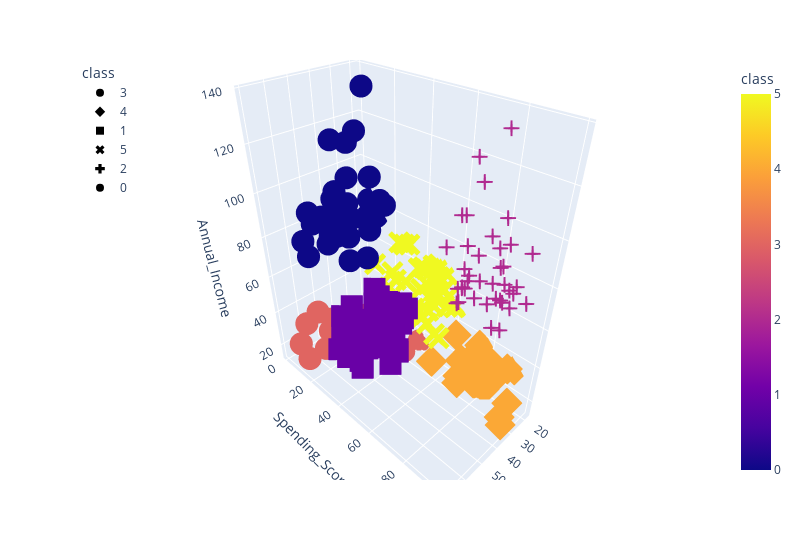

Notebook code cell kept with this figure:
### Code cell
# 3d plot for six clusters
fig = px.scatter_3d(
    six_clusters,
    x='Age',
    y='Spending_Score',
    z='Annual_Income',
    color='class',
    symbol='class',
    width=800)
fig.update_layout(legend=dict(x=0,y=1))
fig.show()

### Figure 1 — Plotly figure (JSON) as saved in the notebook; plotly's stock layout.template omitted (floating-point values rounded to 4 significant figures)
{"data": [{"hovertemplate": "class=%{marker.color}<br>Age=%{x}<br>Spending_Score=%{y}<br>Annual_Income=%{z}<extra></extra>", "legendgroup": "3", "marker": {"color": [3, 3, 3, 3, 3, 3, 3, 3, 3, 3, 3, 3, 3, 3, 3, 3, 3, 3, 3, 3, 3, 3], "coloraxis": "coloraxis", "symbol": "circle"}, "mode": "markers", "name": "3", "scene": "scene", "showlegend": true, "type": "scatter3d", "x": [19, 20, 31, 35, 64, 67, 58, 37, 35, 52, 35, 46, 54, 45, 40, 60, 53, 49, 42, 36, 48, 49], "y": [39, 6, 40, 6, 3, 14, 15, 13, 35, 29, 35, 5, 14, 32, 31, 4, 4, 14, 17, 26, 36, 28], "z": [15, 16, 17, 18, 19, 19, 20, 20, 21, 23, 24, 25, 28, 28, 29, 30, 33, 33, 34, 37, 39, 39]}, {"hovertemplate": "class=%{marker.color}<br>Age=%{x}<br>Spending_Score=%{y}<br>Annual_Income=%{z}<extra></extra>", "legendgroup": "4", "marker": {"color": [4, 4, 4, 4, 4, 4, 4, 4, 4, 4, 4, 4, 4, 4, 4, 4, 4, 4, 4, 4, 4, 4], "coloraxis": "coloraxis", "symbol": "diamond"}, "mode": "markers", "name": "4", "scene": "scene", "showlegend": true, "type": "scatter3d", "x": [21, 23, 22, 23, 30, 35, 24, 22, 20, 35, 25, 31, 29, 35, 23, 21, 18, 21, 30, 20, 24, 24], "y": [81, 77, 76, 94, 72, 99, 77, 79, 66, 98, 73, 73, 82, 61, 87, 73, 92, 81, 73, 75, 92, 65], "z": [15, 16, 17, 18, 19, 19, 20, 20, 21, 23, 24, 25, 28, 28, 29, 30, 33, 33, 34, 37, 38, 39]}, {"hovertemplate": "class=%{marker.color}<br>Age=%{x}<br>Spending_Score=%{y}<br>Annual_Income=%{z}<extra></extra>", "legendgroup": "1", "marker": {"color": [1, 1, 1, 1, 1, 1, 1, 1, 1, 1, 1, 1, 1, 1, 1, 1, 1, 1, 1, 1, 1, 1, 1, 1, 1, 1, 1, 1, 1, 1, 1, 1, 1, 1, 1, 1, 1, 1, 1, 1, 1, 1, 1, 1], "coloraxis": "coloraxis", "symbol": "square"}, "mode": "markers", "name": "1", "scene": "scene", "showlegend": true, "type": "scatter3d", "x": [65, 50, 49, 59, 50, 47, 51, 69, 53, 70, 67, 54, 63, 43, 68, 70, 47, 60, 60, 59, 45, 49, 57, 67, 46, 48, 55, 50, 68, 48, 47, 48, 49, 67, 49, 66, 54, 68, 66, 65, 63, 49, 51, 50], "y": [35, 55, 52, 60, 45, 41, 50, 46, 46, 56, 52, 59, 51, 50, 48, 55, 42, 49, 56, 47, 53, 42, 51, 41, 44, 46, 58, 46, 55, 49, 47, 42, 48, 59, 56, 50, 46, 43, 48, 52, 43, 59, 43, 57], "z": [38, 40, 42, 43, 43, 43, 44, 44, 46, 46, 47, 47, 48, 48, 48, 49, 49, 50, 50, 54, 54, 54, 54, 54, 54, 54, 57, 58, 59, 60, 60, 61, 62, 62, 62, 63, 63, 63, 63, 63, 65, 65, 67, 67]}, {"hovertemplate": "class=%{marker.color}<br>Age=%{x}<br>Spending_Score=%{y}<br>Annual_Income=%{z}<extra></extra>", "legendgroup": "5", "marker": {"color": [5, 5, 5, 5, 5, 5, 5, 5, 5, 5, 5, 5, 5, 5, 5, 5, 5, 5, 5, 5, 5, 5, 5, 5, 5, 5, 5, 5, 5, 5, 5, 5, 5, 5, 5, 5, 5, 5, 5], "coloraxis": "coloraxis", "symbol": "x"}, "mode": "markers", "name": "5", "scene": "scene", "showlegend": true, "type": "scatter3d", "x": [31, 27, 29, 31, 33, 31, 27, 19, 18, 19, 32, 26, 40, 23, 38, 21, 22, 34, 18, 40, 32, 24, 27, 20, 23, 26, 21, 19, 38, 19, 18, 19, 27, 38, 40, 23, 43, 25, 28], "y": [61, 47, 42, 42, 60, 54, 51, 55, 59, 59, 47, 54, 48, 52, 55, 57, 55, 60, 41, 40, 42, 52, 50, 49, 41, 55, 42, 54, 42, 46, 48, 50, 56, 40, 58, 29, 35, 34, 40], "z": [39, 40, 40, 40, 42, 43, 46, 46, 48, 48, 48, 54, 54, 54, 54, 54, 57, 58, 59, 60, 60, 60, 60, 61, 62, 62, 62, 63, 64, 64, 65, 65, 67, 67, 69, 70, 71, 72, 76]}, {"hovertemplate": "class=%{marker.color}<br>Age=%{x}<br>Spending_Score=%{y}<br>Annual_Income=%{z}<extra></extra>", "legendgroup": "2", "marker": {"color": [2, 2, 2, 2, 2, 2, 2, 2, 2, 2, 2, 2, 2, 2, 2, 2, 2, 2, 2, 2, 2, 2, 2, 2, 2, 2, 2, 2, 2, 2, 2, 2, 2, 2, 2, 2, 2, 2, 2], "coloraxis": "coloraxis", "symbol": "cross"}, "mode": "markers", "name": "2", "scene": "scene", "showlegend": true, "type": "scatter3d", "x": [39, 31, 40, 38, 39, 31, 29, 32, 35, 32, 32, 28, 32, 34, 39, 38, 27, 30, 30, 29, 31, 36, 33, 32, 28, 36, 30, 27, 35, 32, 29, 30, 28, 36, 32, 38, 35, 32, 30], "y": [91, 77, 95, 75, 75, 71, 88, 73, 72, 93, 87, 97, 74, 90, 88, 76, 89, 78, 73, 83, 93, 75, 95, 63, 75, 92, 86, 69, 90, 86, 88, 97, 68, 85, 69, 91, 79, 74, 83], "z": [69, 70, 71, 71, 71, 72, 73, 73, 74, 75, 76, 77, 77, 78, 78, 78, 78, 78, 78, 79, 81, 85, 86, 87, 87, 87, 88, 88, 93, 97, 98, 99, 101, 103, 103, 113, 120, 126, 137]}, {"hovertemplate": "class=%{marker.color}<br>Age=%{x}<br>Spending_Score=%{y}<br>Annual_Income=%{z}<extra></extra>", "legendgroup": "0", "marker": {"color": [0, 0, 0, 0, 0, 0, 0, 0, 0, 0, 0, 0, 0, 0, 0, 0, 0, 0, 0, 0, 0, 0, 0, 0, 0, 0, 0, 0, 0, 0, 0, 0, 0, 0], "coloraxis": "coloraxis", "symbol": "circle"}, "mode": "markers", "name": "0", "scene": "scene", "showlegend": true, "type": "scatter3d", "x": [59, 47, 20, 44, 19, 57, 25, 48, 34, 43, 44, 47, 37, 34, 56, 19, 50, 42, 36, 40, 36, 52, 58, 59, 37, 46, 41, 54, 41, 34, 33, 47, 45, 32], "y": [11, 9, 5, 7, 10, 5, 12, 36, 22, 17, 20, 16, 1, 1, 35, 5, 26, 20, 27, 13, 10, 13, 15, 14, 32, 15, 39, 24, 17, 23, 8, 16, 28, 18], "z": [71, 71, 73, 73, 74, 75, 77, 77, 78, 78, 78, 78, 78, 78, 79, 81, 85, 86, 87, 87, 87, 88, 88, 93, 97, 98, 99, 101, 103, 103, 113, 120, 126, 137]}], "layout": {"coloraxis": {"colorbar": {"title": {"text": "class"}}, "colorscale": [[0, "#0d0887"], [0.1111, "#46039f"], [0.2222, "#7201a8"], [0.3333, "#9c179e"], [0.4444, "#bd3786"], [0.5556, "#d8576b"], [0.6667, "#ed7953"], [0.7778, "#fb9f3a"], [0.8889, "#fdca26"], [1, "#f0f921"]]}, "legend": {"title": {"text": "class"}, "tracegroupgap": 0, "x": 0, "y": 1}, "margin": {"t": 60}, "scene": {"domain": {"x": [0, 1], "y": [0, 1]}, "xaxis": {"title": {"text": "Age"}}, "yaxis": {"title": {"text": "Spending_Score"}}, "zaxis": {"title": {"text": "Annual_Income"}}}, "width": 800}}
